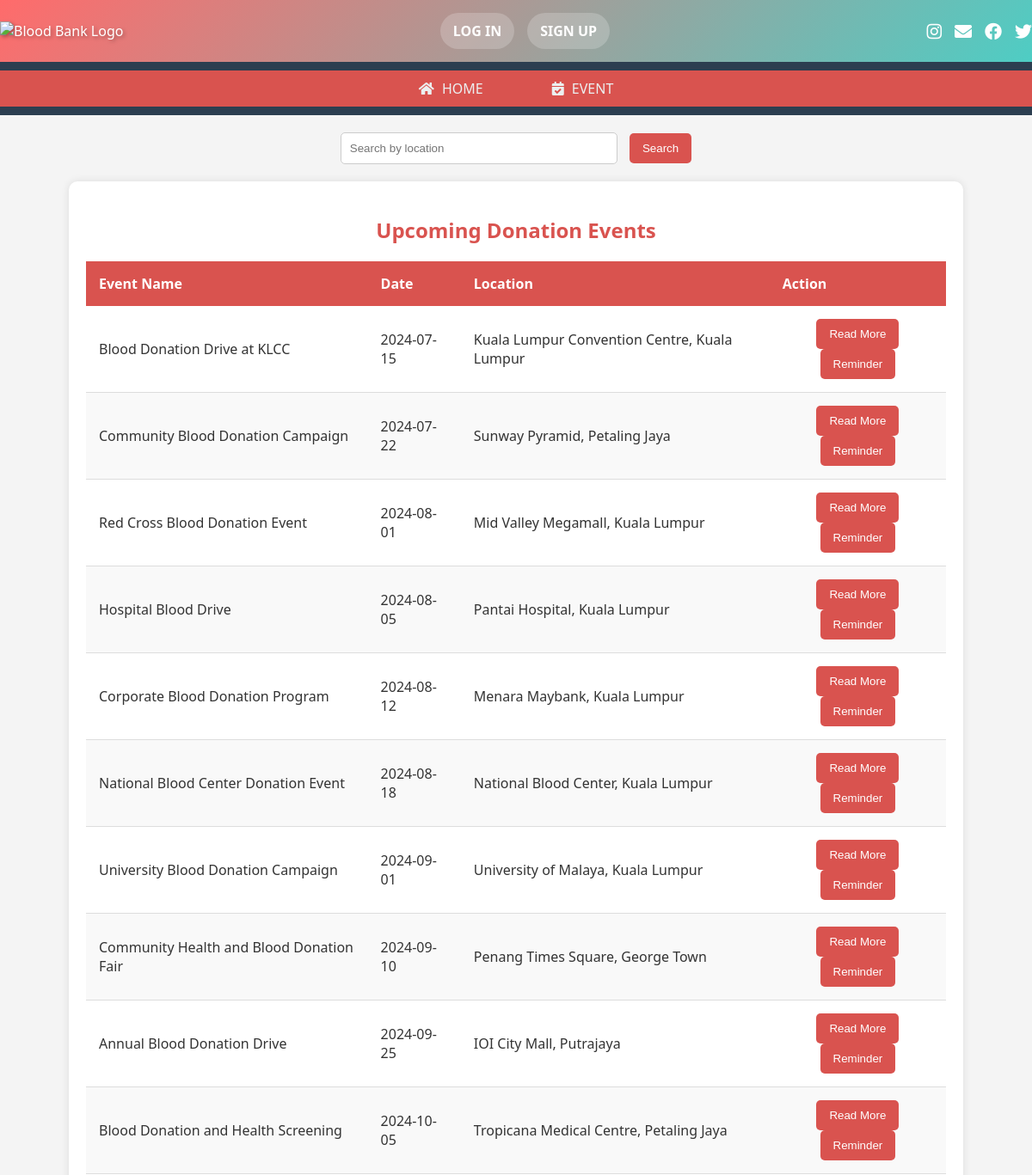
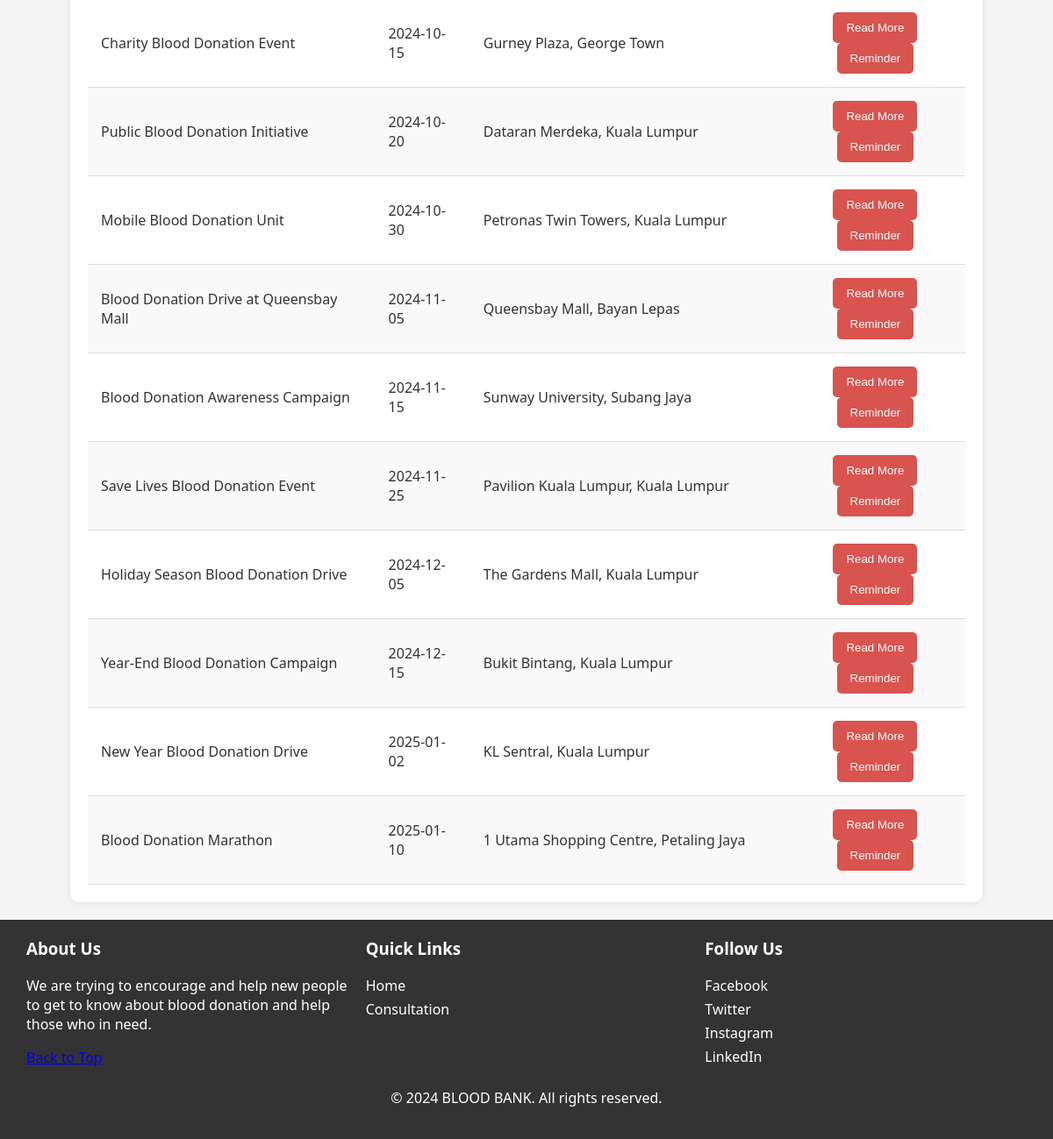
/event.php, run on the app's committed database (2 pictures, top to bottom).
### tables this page shows
CREATE TABLE `donation_events` (
  `id` int(11) NOT NULL,
  `event_name` varchar(255) NOT NULL,
  `date` date NOT NULL,
  `location` varchar(255) NOT NULL,
  `description` text DEFAULT NULL,
  `Doctor_Email` varchar(255) NOT NULL
);

### event.php (the view, shortened to what this page needs)
<?php
include 'connectDB.php';
include 'header.php';
?>
<!DOCTYPE html>
<html lang="en">
<head>
    <link rel="stylesheet" href="https://cdnjs.cloudflare.com/ajax/libs/font-awesome/5.15.3/css/all.min.css">
</head>
<body class="event-page">
    <div class="search-bar">
        <form action="" method="GET">
            <input type="text" name="search" placeholder="Search by location" value="<?php echo isset($_GET['search']) ? htmlspecialchars($_GET['search']) : ''; ?>">
            <button type="submit">Search</button>
        </form>
    </div>
    <div class="event-list">
        <h2>Upcoming Donation Events</h2>
        <table>
            <thead>
                <tr>
                    <th>Event Name</th>
                    <th>Date</th>
                    <th>Location</th>
                    <th>Action</th>
                </tr>
            </thead>
            <tbody>
                <?php
                $sql = "SELECT * FROM donation_events";
                $sql .= " ORDER BY date ASC";
                $result = $conn->query($sql);
                if ($result->num_rows > 0) {
                    while($row = $result->fetch_assoc()) {
                        echo "<tr>";
                        echo "<td>" . htmlspecialchars($row['event_name']) . "</td>";
                        echo "<td>" . htmlspecialchars($row['date']) . "</td>";
                        echo "<td>" . htmlspecialchars($row['location']) . "</td>";
                        echo "<td>
                                <a href='eventDetails.php?id=" . $row['id'] . "'><button>Read More</button></a>
                                <button onclick=\"sendReminder('" . $row['event_name'] . "', '" . $row['date'] . "', '" . $row['location'] . "')\">Reminder</button>
                              </td>";
                        echo "</tr>";
                    }
                } else {
                    echo "<tr><td colspan='4'>No upcoming events found</td></tr>";
                }
                ?>
            </tbody>
        </table>
    </div>
    <?php include 'footer.php'; ?>
</body>
</html>

### header.php (shortened to what this page needs)
<!DOCTYPE html>
<html lang="en">
<head>
    <link rel="stylesheet" href="https://cdnjs.cloudflare.com/ajax/libs/font-awesome/6.5.2/css/all.min.css">
</head>
<body class="bb-header-wrapper">
    <header class="bb-main-header">
        <div class="bb-header-container">
            <div class="bb-logo">
                <img src="img/blooBankLogo.png" alt="Blood Bank Logo">
            </div>
            <div class="bb-nav-buttons">
                <?php if (isset($_SESSION['email'])): ?>
                    <a href="logout.php" class="bb-nav-btn">LOG OUT</a>
                    <div class="bb-user-profile">
                        <?php if ($_SESSION['role'] == 'healthCare' || $_SESSION['role'] == 'Doctor'): ?>
                            <a href="DocProfile.php"><i class="fas fa-user-md"></i></a>
                        <?php elseif ($_SESSION['role'] == 'donor'): ?>
                            <a href="donorProfile.php"><i class="fas fa-user"></i></a>
                        <?php endif; ?>
                    </div>
                <?php else: ?>
                    <a href="login.php" class="bb-nav-btn">LOG IN</a>
                    <a href="signUp.php" class="bb-nav-btn">SIGN UP</a>
                <?php endif; ?>
            </div>
            <div class="bb-social-icons">
                <a href="#"><i class="fab fa-instagram"></i></a>
                <a href="#"><i class="fas fa-envelope"></i></a>
                <a href="#"><i class="fab fa-facebook"></i></a>
                <a href="#"><i class="fab fa-twitter"></i></a>
            </div>
        </div>
    </header>
    <nav class="bb-nav-menu">
        <ul class="bb-nav-list">
            <li class="bb-nav-item"><a href="index.php"><i class="fas fa-home"></i> HOME</a></li>
            <li class="bb-nav-item"><a href="event.php"><i class="fas fa-calendar-check"></i> EVENT</a></li>
        </ul>
    </nav>
</body>
</html>

### footer.php (shortened to what this page needs)
<!DOCTYPE html>
<html lang="en">
<head>
</head>
<body>
    <footer>
        <div class="footer-container">
            <div class="footer-section">
                <h3>About Us</h3>
                <p>We are trying to encourage and help new people to get to know about blood donation and help those who in need.</p>
                <a href="#top" class="back-to-top">Back to Top</a>
            </div>
            <div class="footer-section">
                <h3>Quick Links</h3>
                <ul>
                    <li><a href="index.php">Home</a></li>
                    <li><a href="consultationList.php">Consultation</a></li>
                </ul>
            </div>
            <div class="footer-section">
                <h3>Follow Us</h3>
                <ul>
                    <li><a href="#">Facebook</a></li>
                    <li><a href="#">Twitter</a></li>
                    <li><a href="#">Instagram</a></li>
                    <li><a href="#">LinkedIn</a></li>
                </ul>
            </div>
        </div>
        <div class="footer-bottom">
            <p>&copy; 2024 BLOOD BANK. All rights reserved.</p>
        </div>
    </footer>
</body>
</html>

### header.php (style rules this page uses)
.bb-header-wrapper { font-family: 'Segoe UI', Tahoma, Geneva, Verdana, sans-serif; margin: 0; padding: 0; }
.bb-main-header { background: linear-gradient(135deg, #ff6b6b, #4ecdc4); color: #fff; padding: 15px 0; box-shadow: 0 4px 6px rgba(0,0,0,0.1); }
.bb-header-container { max-width: 1200px; margin: 0 auto; display: flex; justify-content: space-between; align-items: center; }
.bb-logo img { height: 60px; filter: drop-shadow(2px 2px 2px rgba(0,0,0,0.3)); }
.bb-nav-buttons { display: flex; gap: 15px; }
.bb-nav-btn { background-color: rgba(255,255,255,0.2); border: none; padding: 10px 15px; color: #fff; border-radius: 25px; text-decoration: none; transition: all 0.3s ease; font-weight: bold; }
.bb-social-icons { display: flex; gap: 15px; }
.bb-social-icons a { color: #fff; font-size: 20px; transition: transform 0.3s ease; }
.bb-nav-menu { background-color: #2c3e50; padding: 10px 0; }
.bb-nav-list { list-style-type: none; margin: 0; padding: 0; display: flex; justify-content: center; gap: 20px; }
.bb-nav-item a { color: #ecf0f1; text-decoration: none; padding: 10px 15px; border-radius: 5px; transition: background-color 0.3s ease; }
.bb-nav-item i { margin-right: 5px; }

### event.php (style rules this page uses)
body { font-family: Arial, sans-serif; margin: 0; padding: 0; background-color: #f4f4f4; color: #333; }
header { background-color: #d9534f; color: white; padding: 10px 0; text-align: center; }
nav ul { list-style: none; padding: 0; margin: 0; display: flex; justify-content: center; background-color: #d9534f; }
nav ul li { margin: 0 15px; }
nav ul li a { text-decoration: none; color: white; padding: 10px 15px; display: block; }
.event-list { padding: 20px; background-color: white; max-width: 1000px; margin: 20px auto; border-radius: 10px; box-shadow: 0 0 10px rgba(0, 0, 0, 0.1); }
.event-list h2 { text-align: center; color: #d9534f; }
.event-list table { width: 100%; border-collapse: collapse; margin-top: 20px; }
.event-list th, .event-list td { padding: 15px; text-align: left; }
.event-list th { background-color: #d9534f; color: white; }
.event-list tr:nth-child(even) { background-color: #f9f9f9; }
.event-list td { border-bottom: 1px solid #ddd; }
.event-list td:last-child { text-align: center; }
.event-list button { background-color: #d9534f; color: white; border: none; padding: 10px 15px; cursor: pointer; border-radius: 5px; }
.search-bar { display: flex; justify-content: center; margin: 20px; }
.search-bar input[type="text"] { padding: 10px; width: 300px; border: 1px solid #ccc; border-radius: 5px; }
.search-bar button { padding: 10px 15px; background-color: #d9534f; color: white; border: none; cursor: pointer; border-radius: 5px; margin-left: 10px; }

### footer.php (style rules this page uses)
body { font-family: Arial, sans-serif; margin: 0; padding: 0; }
footer { background-color: #333; color: #fff; padding: 20px; text-align: center; }
.footer-container { display: flex; justify-content: space-between; max-width: 1200px; margin: 0 auto; }
.footer-section { flex: 1; margin: 0 10px; text-align: left; }
.footer-section h3 { margin-top: 0; }
.footer-section ul { list-style-type: none; padding: 0; margin: 0; }
.footer-section ul li { margin-bottom: 5px; }
.footer-section ul li a { color: #fff; text-decoration: none; }
.footer-bottom { margin-top: 20px; text-align: center; }

### data on the page
donation_events: event_name "Blood Donation Drive at KLCC", date "2024-07-15", location "Kuala Lumpur Convention Centre, Kuala Lumpur"
donation_events: event_name "Community Blood Donation Campaign", date "2024-07-22", location "Sunway Pyramid, Petaling Jaya"
donation_events: event_name "Red Cross Blood Donation Event", date "2024-08-01", location "Mid Valley Megamall, Kuala Lumpur"
donation_events: event_name "Hospital Blood Drive", date "2024-08-05", location "Pantai Hospital, Kuala Lumpur"
donation_events: event_name "Corporate Blood Donation Program", date "2024-08-12", location "Menara Maybank, Kuala Lumpur"
donation_events: event_name "National Blood Center Donation Event", date "2024-08-18", location "National Blood Center, Kuala Lumpur"
donation_events: event_name "University Blood Donation Campaign", date "2024-09-01", location "University of Malaya, Kuala Lumpur"
donation_events: event_name "Community Health and Blood Donation Fair", date "2024-09-10", location "Penang Times Square, George Town"
donation_events: event_name "Annual Blood Donation Drive", date "2024-09-25", location "IOI City Mall, Putrajaya"
donation_events: event_name "Blood Donation and Health Screening", date "2024-10-05", location "Tropicana Medical Centre, Petaling Jaya"
donation_events: event_name "Charity Blood Donation Event", date "2024-10-15", location "Gurney Plaza, George Town"
donation_events: event_name "Public Blood Donation Initiative", date "2024-10-20", location "Dataran Merdeka, Kuala Lumpur"
donation_events: event_name "Mobile Blood Donation Unit", date "2024-10-30", location "Petronas Twin Towers, Kuala Lumpur"
donation_events: event_name "Blood Donation Drive at Queensbay Mall", date "2024-11-05", location "Queensbay Mall, Bayan Lepas"
donation_events: event_name "Blood Donation Awareness Campaign", date "2024-11-15", location "Sunway University, Subang Jaya"
donation_events: event_name "Save Lives Blood Donation Event", date "2024-11-25", location "Pavilion Kuala Lumpur, Kuala Lumpur"
donation_events: event_name "Holiday Season Blood Donation Drive", date "2024-12-05", location "The Gardens Mall, Kuala Lumpur"
donation_events: event_name "Year-End Blood Donation Campaign", date "2024-12-15", location "Bukit Bintang, Kuala Lumpur"
donation_events: event_name "New Year Blood Donation Drive", date "2025-01-02", location "KL Sentral, Kuala Lumpur"
donation_events: event_name "Blood Donation Marathon", date "2025-01-10", location "1 Utama Shopping Centre, Petaling Jaya"
